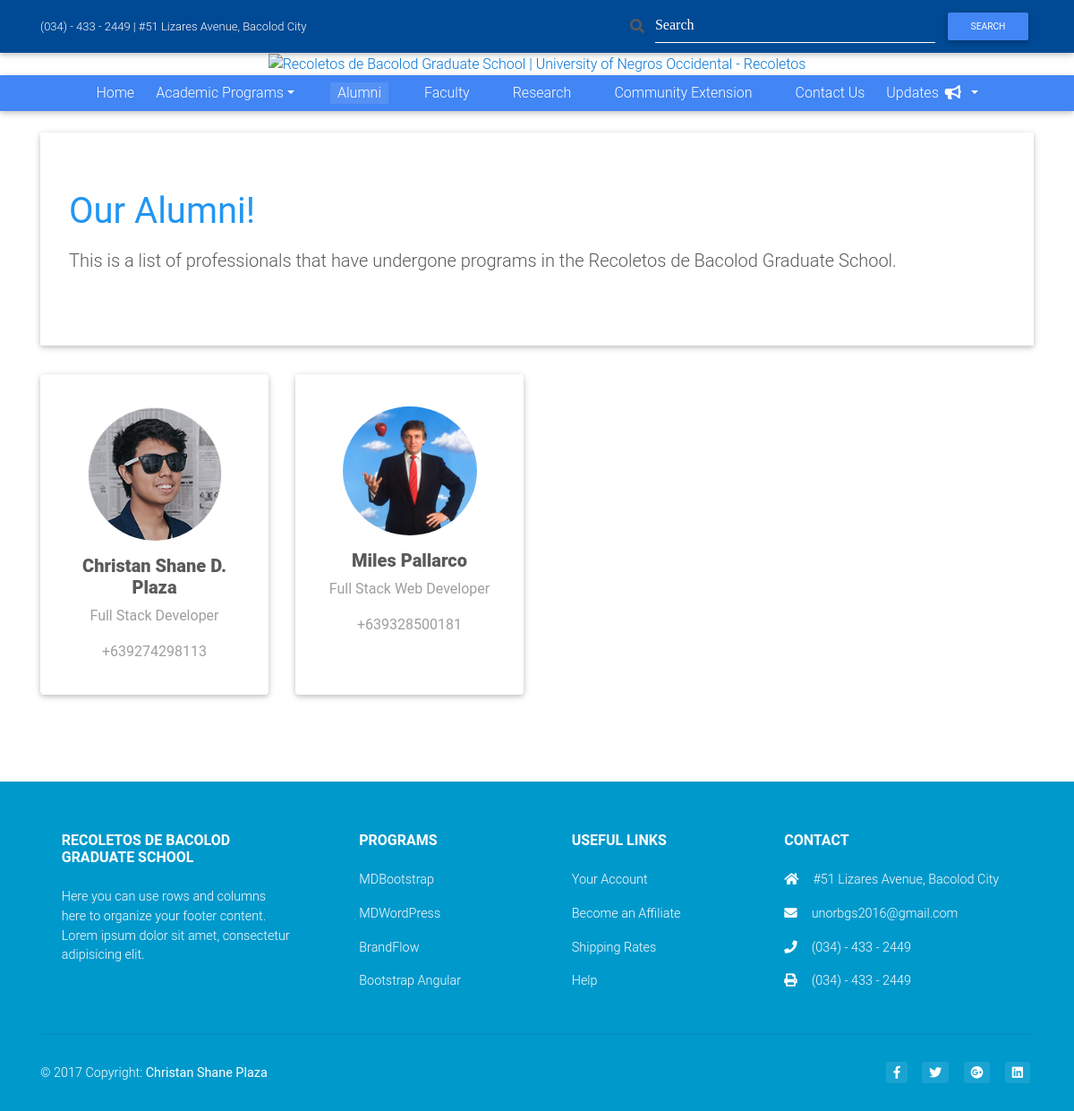
The app's page /alumni with its own data.
### website/models.py (models this page shows, shortened)
class Alumni(models.Model):
	alumni_name = models.CharField(null="", max_length=1000, help_text="Full name along with prefix and suffixes.")
	alumni_description = models.CharField(null="", max_length=5000, help_text="Short Bio of the alumni")
	alumni_contact = models.CharField(null="", max_length=5000, help_text="LinkedIn URL, Contact Number")
	alumni_image = models.FileField(null="", help_text="2x2 or Professional Image of the Alumni")
	alumni_url = models.URLField(null="", help_text="LinkedIn / Professional Website of the Alumni")

### website/views.py (the view)
# urls.py: url(r'^alumni', views.alumni, name='alumni'),
def alumni(request):
	alumni_list = Alumni.objects.all().order_by('alumni_name')
	page = request.GET.get('page', 1)
	paginator = Paginator(alumni_list, 8)
	try:
		alumni = paginator.page(page)
	except PageNotAnInteger:
		alumni = paginator.page(1)
	except EmptyPage:
		alumni = paginator.page(paginator.num_pages)
	return render(request, 'website/alumni.html', {'alumni': alumni, 'a': "active"})

### website/templates/website/alumni.html (shortened to what this page needs)
{% extends 'website/base.html' %}
{% load static %}
{% block content %}
<div class="container mt-4">
    <div class="jumbotron">
        <h1 class="h1-reponsive mb-3 blue-text"><strong>Our Alumni!</strong></h1>
        <p class="lead">
            This is a list of professionals that have undergone programs in the Recoletos de Bacolod Graduate School.
        </p>
    </div>
    <section class="team-section pb-5">
        <div class="row text-center">
            {% for alumni in alumni %}
                <div class="col-lg-3 col-md-6 mb-4">
                    <div class="card card-body">
                        <div class="avatar mx-auto my-3">
                            <img src="{{alumni.alumni_image.url}}" class="rounded-circle img-fluid" alt="First sample avatar image">
                        </div>
                        <h5 class="font-weight-bold">
                            <strong>{{alumni.alumni_name}}</strong>
                        </h5>
                        <p class="grey-text">{{alumni.alumni_description}}</p>
                        <p class="grey-text">{{alumni.alumni_contact}}</p>
                    </div>
                </div>
            {% endfor %}
        </div>
    </section>
    <div class="row mb-4">
        <div class="col-md-12">
        </div>
    </div>
</div>
{% endblock %}

### website/templates/website/base.html (shortened to what this page needs)
<!DOCTYPE html>
<html lang="en">
{% load static %}
<head>
    <link  href="{% static 'website/css/bootstrap.min.css' %}" rel="stylesheet">
    <link href="{% static 'website/css/heroic-features.css' %}" rel="stylesheet">
    <link href="{% static 'website/css/carousel.css' %}" rel="stylesheet">
    <link href="{% static 'website/css/mdb.css' %}" rel="stylesheet">
    <link href="{% static 'website/css/mdb.min.css' %}" rel="stylesheet">
    <link href="https://use.fontawesome.com/releases/v5.0.6/css/all.css" rel="stylesheet">
</head>
<body>
    <nav class="navbar navbar-dark" style="background-color: #004a95">
        <div class="container">
            <span class="navbar-brand" style=" font-size: small;">
                (034) - 433 - 2449 | #51 Lizares Avenue, Bacolod City
            </span>
            <form class="form-inline" method="post" action="/search">
                <div class="md-form mt-0 fa fa-search">
                    <input class="form-control mr-sm-2 " value="{{keyword}}" type="text" name="keyword" placeholder="Search" aria-label="Search" required>
                </div>
                    <input type="submit" class="btn btn-primary btn-sm" value="Search">
            </form>
        </div>
    </nav>
    <div class="navbar-header text-center">
        <a class="logo" href="/" title="Recoletos de Bacolod Graduate School | University of Negros Occidental - Recoletos">
            <img height="150px" src="{% static 'website/images/logo.png' %}" alt="Recoletos de Bacolod Graduate School | University of Negros Occidental - Recoletos"/>
        </a>
    </div>
    <nav class="navbar navbar-expand-lg navbar-dark primary-color">
        <div class="container">
            <div class="row mx-auto">
                <div class="col-lg-12">
                    <div class="collapse navbar-collapse" id="basicExampleNav">
                        <ul class="navbar-nav ml-auto">
                            <li class="nav-item {{index}}">
                              <a class="nav-link" href="/"> Home
                              </a>
                            </li>
                            <li class="nav-item dropdown menu-large ml-2 {{list}}">
                              <a class="nav-link dropdown-toggle dropdown-toggle-split" href="programs" data-toggle="dropdown" aria-haspopup="true" aria-expanded="false">Academic Programs</a>
                            </li>
                            <li class="nav-item ml-4 {{a}}" >
                              <a class="nav-link ml-2" href="/alumni">Alumni</a>
                            </li>
                            <li class="nav-item ml-4 {{faculty}}">
                              <a class="nav-link ml-2" href="/faculty">Faculty</a>
                            </li>
                            <li class="nav-item ml-4 {{research}}">
                              <a class="nav-link ml-2" href="/research">Research</a>
                            </li>
                            <li class="nav-item ml-4 {{out}}">
                              <a class="nav-link ml-2" href="/outreach">Community Extension</a>
                            </li>
                            <li class="nav-item ml-4 {{contact}}">
                              <a class="nav-link ml-2" href="/contactus">Contact Us</a>
                            </li>
                            <li class="nav-item ml-2 dropdown {{new}}">
                                <a class="nav-link dropdown-toggle" href="#" id="userMenu" data-toggle="dropdown" aria-haspopup="true" aria-expanded="false">
                                    Updates <i class="fa fa-bullhorn"></i>
                                </a>
                            </li>
                        </ul>
                    </div>
                </div>
            </div>
        </div>
    </nav>
    {% block content %}
    {% endblock %}
</body>
      <footer class="page-footer font-small info-color-dark  pt-4">
          <div class="container text-center text-md-left">
              <div class="row text-center text-md-left mt-3 pb-3">
                  <div class="col-md-3 col-lg-3 col-xl-3 mx-auto mt-3">
                      <h6 class="text-uppercase mb-4 font-weight-bold">Recoletos de Bacolod Graduate School</h6>
                      <p>Here you can use rows and columns here to organize your footer content. Lorem ipsum dolor sit amet, consectetur adipisicing elit.</p>
                  </div>
                  <div class="col-md-2 col-lg-2 col-xl-2 mx-auto mt-3">
                      <h6 class="text-uppercase mb-4 font-weight-bold">Programs</h6>
                      <p><a href="#!">MDBootstrap</a></p>
                      <p><a href="#!">MDWordPress</a></p>
                      <p><a href="#!">BrandFlow</a></p>
                      <p><a href="#!">Bootstrap Angular</a></p>
                  </div>
                  <div class="col-md-3 col-lg-2 col-xl-2 mx-auto mt-3">
                      <h6 class="text-uppercase mb-4 font-weight-bold">Useful links</h6>
                      <p><a href="#!">Your Account</a></p>
                      <p><a href="#!">Become an Affiliate</a></p>
                      <p><a href="#!">Shipping Rates</a></p>
                      <p><a href="#!">Help</a></p>
                  </div>
                  <div class="col-md-4 col-lg-3 col-xl-3 mx-auto mt-3">
                      <h6 class="text-uppercase mb-4 font-weight-bold">Contact</h6>
                      <p><i class="fa fa-home mr-3"></i>#51 Lizares Avenue, Bacolod City</p>
                      <p><i class="fa fa-envelope mr-3"></i>unorbgs2016@gmail.com</p>
                      <p><i class="fa fa-phone mr-3"></i>(034) - 433 - 2449</p>
                      <p><i class="fa fa-print mr-3"></i>(034) - 433 - 2449</p>
                  </div>
              </div>
              <hr>
              <div class="row py-3 d-flex align-items-center">
                  <div class="col-md-8 col-lg-8">
                      <p class="text-center text-md-left white-text">© 2017 Copyright: <a href="https://christanshane.github.io/"><strong> Christan Shane Plaza</strong></a></p>
                  </div>
                  <div class="col-md-4 col-lg-4 ml-lg-0">
                      <div class="text-center text-md-right">
                          <ul class="list-unstyled list-inline">
                              <li class="list-inline-item"><a class="btn-floating btn-sm rgba-white-slight mx-1"><i class="fab fa-facebook-f"></i></a></li>
                              <li class="list-inline-item"><a class="btn-floating btn-sm rgba-white-slight mx-1"><i class="fab fa-twitter"></i></a></li>
                              <li class="list-inline-item"><a class="btn-floating btn-sm rgba-white-slight mx-1"><i class="fab fa-google-plus"></i></a></li>
                              <li class="list-inline-item"><a class="btn-floating btn-sm rgba-white-slight mx-1"><i class="fab fa-linkedin"></i></a></li>
                          </ul>
                      </div>
                  </div>
              </div>
          </div>
      </footer>
</html>

### website/static/website/css/heroic-features.css (style rules this page uses)
body { padding-top: 54px; }
@media (min-width: 992px) { body { padding-top: 56px; } }
.card { height: 100%; }

### website/static/website/css/carousel.css (style rules this page uses)
body { padding-top: 3rem; padding-bottom: 3rem; color: #5a5a5a; }

### website/templates/website/base.html (style rules this page uses)
body { padding:0; }
.navbar-nav > li > a { padding-top:0px !important; padding-bottom:0px !important; }
.navbar { min-height:32px !important }
.navbar-nav { width: 100%; text-align: center; }

### records on screen
Alumni: alumni_image (picture), alumni_name "Christan Shane D. Plaza", alumni_description "Full Stack Developer", alumni_contact "+639274298113"
Alumni: alumni_image (picture), alumni_name "Miles Pallarco", alumni_description "Full Stack Web Developer", alumni_contact "+639328500181"
